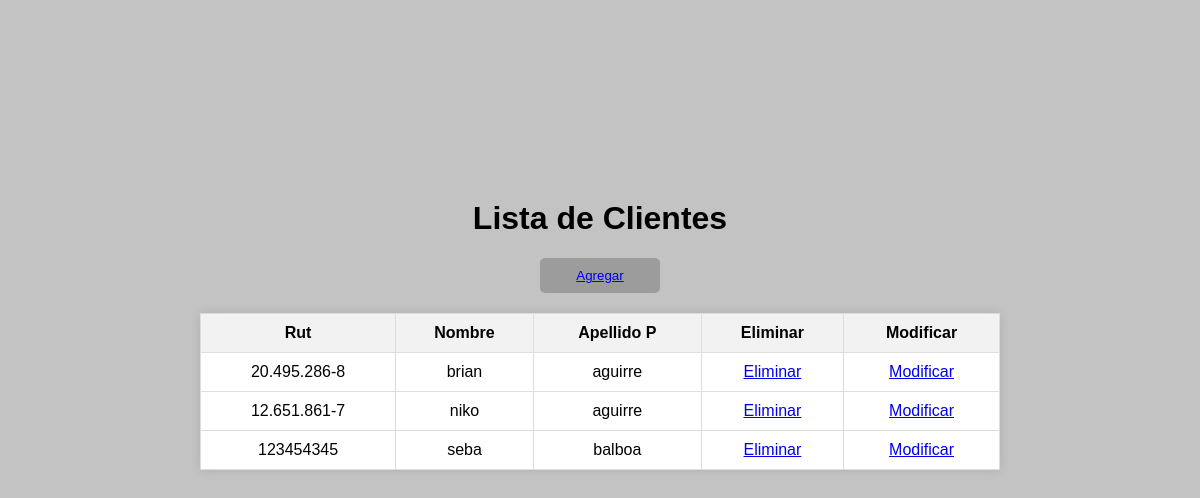
Screenshot of /clientes/crud with the database file from the repository.
### clientes/models.py (models this page shows, shortened)
class Cliente(models.Model):
    rut = models.CharField(primary_key=True,max_length=10)
    nombre = models.CharField(max_length=50)
    apellido_paterno = models.CharField(max_length=50)
    apellido_materno = models.CharField(max_length=50)
    fecha_nacimiento = models.DateField(blank=False,null=False)
    id_genero = models.ForeignKey("Genero",on_delete=models.CASCADE,db_column="id_genero")
    telefono = models.CharField(max_length=45)
    email = models.EmailField(unique=True,max_length=100,blank=True,null=True)
    direccion = models.CharField(max_length=100,blank=True,null=True)
    activo = models.IntegerField()

### clientes/views.py (the view)
# urls.py: path('crud', views.crud, name="crud"),
def crud(request):
    clientes = Cliente.objects.all()
    context={"clientes":clientes}
    return render(request,"clientes/clientes_list.html",context)

### clientes/templates/clientes/clientes_list.html (shortened to what this page needs)
{% load static %}
<!DOCTYPE html>
<html lang="en">
<head>
</head>
<body>
    <h1>Lista de Clientes</h1>
    <table>
        {% if clientes %}
            <th>Rut</th>
            <th>Nombre</th>
            <th>Apellido P</th>
            <th>Eliminar</th>
            <th>Modificar</th>
            {% for cliente in clientes %}
                <tr>
                    <td>{{cliente.rut}}</td>
                    <td>{{cliente.nombre}}</td>
                    <td>{{cliente.apellido_paterno}}</td>
                    <td><a href="{% url 'clientes_del' pk=cliente.rut %}">Eliminar</a></td>
                    <td><a href="{% url 'clientes_findEdit' pk=cliente.rut %}">Modificar</a></td>
                </tr>
            {% endfor %}
        {% endif %}
        <button type="button">
            <a href="{% url 'clientesAdd' %}"> Agregar </a>
        </button>
    </table>
</body>
</html>

### clientes/templates/clientes/clientes_list.html (style rules this page uses)
body { background-color: rgb(196, 195, 195); font-family: Arial, sans-serif; }
h1 { text-align: center; margin-top: 200px; }
table { width: 80%; max-width: 800px; margin: 20px auto; background-color: white; border-collapse: collapse; box-shadow: 0 0 10px rgba(0, 0, 0, 0.1); }
table th, table td { padding: 10px; text-align: center; border: 1px solid #ddd; }
table th { background-color: #f2f2f2; }
button { display: block; width: 120px; margin: 20px auto; padding: 10px; background-color: #9c9c9c; color: rgb(255, 255, 255); border: none; border-radius: 5px; text-align: center; text-decoration: none; cursor: pointer; transition: background-color 0.5s ease; }

### rows the page displays
Cliente: rut "20.495.286-8", nombre "brian", apellido_paterno "aguirre"
Cliente: rut "12.651.861-7", nombre "niko", apellido_paterno "aguirre"
Cliente: rut "123454345", nombre "seba", apellido_paterno "balboa"
